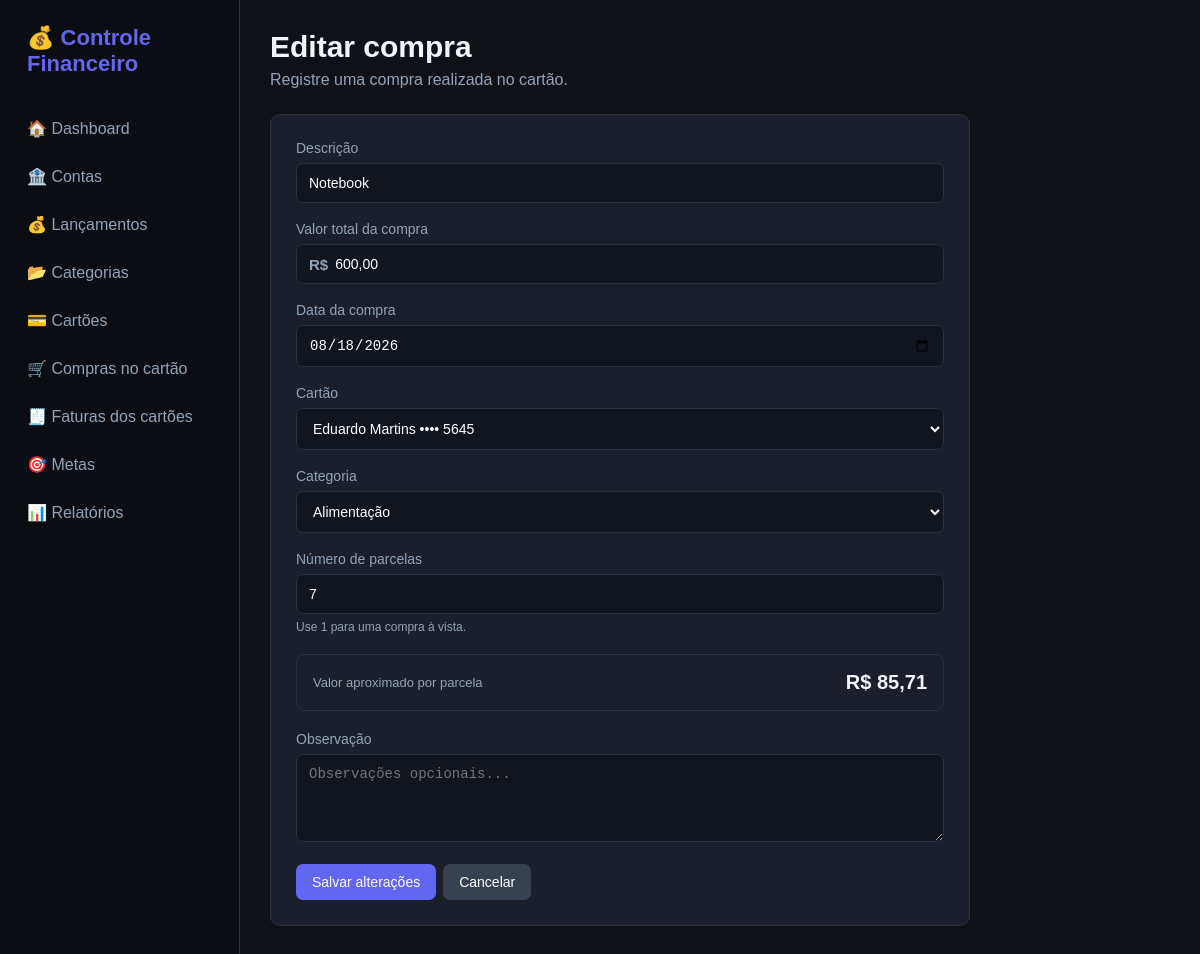
The app's page /compras-cartao/editar/1, older data.
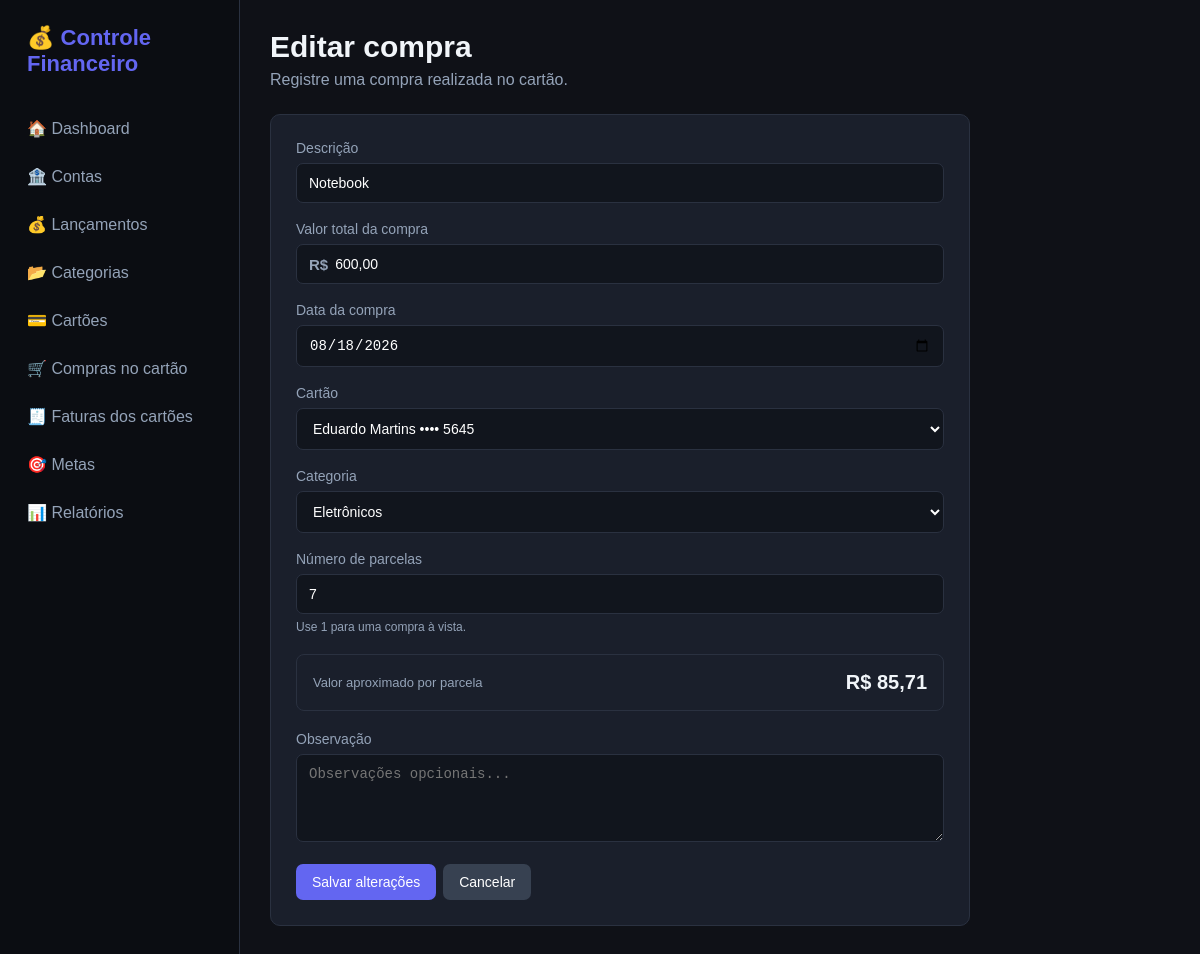
The same page, newer data.
### models/compra_cartao.py (models this page shows, shortened)
class CompraCartao(db.Model):
    __tablename__ = "compras_cartao"
    id = db.Column(
        db.Integer,
        primary_key=True
    )
    descricao = db.Column(
        db.String(200),
        nullable=False
    )
    valor_total = db.Column(
        db.Numeric(12, 2),
        nullable=False
    )
    data_compra = db.Column(
        db.Date,
        nullable=False
    )
    parcelas = db.Column(
        db.Integer,
        nullable=False,
        default=1
    )
    cartao_id = db.Column(
        db.Integer,
        db.ForeignKey("cartoes.id"),
        nullable=False
    )
    categoria_id = db.Column(
        db.Integer,
        db.ForeignKey("categorias.id"),
        nullable=False
    )
    observacao = db.Column(
        db.Text,
        nullable=True
    )
    criado_em = db.Column(
        db.DateTime,
        default=datetime.utcnow
    )
    cartao = db.relationship(
        "Cartao",
        backref="compras"
    )
    categoria = db.relationship(
        "Categoria",
        backref="compras_cartao"
    )
    parcelas_relacionadas = db.relationship(
        "ParcelaCartao",
        back_populates="compra",
        cascade="all, delete-orphan",
        order_by="ParcelaCartao.numero"
    )

### models/categoria.py (models this page shows, shortened)
class Categoria(db.Model):
    __tablename__ = "categorias"
    id = db.Column(
        db.Integer,
        primary_key=True
    )
    nome = db.Column(
        db.String(100),
        nullable=False
    )
    tipo = db.Column(
        db.String(20),
        nullable=False
    )
    ativa = db.Column(
        db.Boolean,
        default=True
    )
    lancamentos = db.relationship(
        "Lancamento",
        back_populates="categoria",
        lazy=True
    )

### models/cartao.py (models this page shows, shortened)
class Cartao(db.Model):
    __tablename__ = "cartoes"
    id = db.Column(
        db.Integer,
        primary_key=True
    )
    nome = db.Column(
        db.String(100),
        nullable=False
    )
    banco = db.Column(
        db.String(100),
        nullable=False
    )
    ultimos_digitos = db.Column(
        db.String(4),
        nullable=True
    )
    limite = db.Column(
        db.Numeric(12, 2),
        nullable=False,
        default=0
    )
    dia_fechamento = db.Column(
        db.Integer,
        nullable=False
    )
    dia_vencimento = db.Column(
        db.Integer,
        nullable=False
    )
    ativo = db.Column(
        db.Boolean,
        nullable=False,
        default=True
    )
    criado_em = db.Column(
        db.DateTime,
        default=datetime.utcnow
    )
    faturas = db.relationship(
        "FaturaCartao",
        back_populates="cartao",
        cascade="all, delete-orphan"
    )

### routes/compras_cartao.py (the view, shortened to what this page needs)
@compras_cartao_bp.route(
    "/editar/<int:id>",
    methods=["GET", "POST"]
)
def editar(id):
    compra = CompraCartao.query.get_or_404(
        id
    )
    erro = None
    cartoes = Cartao.query.filter_by(
        ativo=True
    ).order_by(
        Cartao.nome
    ).all()
    categorias = Categoria.query.filter_by(
        tipo="despesa",
        ativa=True
    ).order_by(
        Categoria.nome
    ).all()
    return render_template(
        "compra_cartao_form.html",
        compra=compra,
        cartoes=cartoes,
        categorias=categorias,
        erro=erro
    )

### app.py (called while the page is built)
def formatar_moeda(valor):
    try:
        valor = float(valor or 0)
    except (TypeError, ValueError):
        valor = 0.0
    negativo = valor < 0
    valor = abs(valor)
    texto = f"{valor:,.2f}"
    texto = texto.replace(",", "X").replace(".", ",").replace("X", ".")
    if negativo:
        texto = "-" + texto
    return texto

### templates/compra_cartao_form.html (shortened to what the changed rows need)
{% extends "base.html" %}
{% block content %}
<div class="page-header">
    <div>
        <h1>
            {% if compra %}
                Editar compra
            {% else %}
                Nova compra
            {% endif %}
        </h1>
    </div>
</div>
<div class="form-container">
    <form method="POST">
        <div class="form-group">
            <label for="descricao">
                Descrição
            </label>
            <input
                type="text"
                id="descricao"
                name="descricao"
                value="{{ compra.descricao if compra else '' }}"
                placeholder="Ex.: Mercado"
                required
            >
        </div>
        <div class="form-group">
            <div class="currency-input">
                <span class="currency-prefix">
                    R$
                </span>
                <input
                    type="text"
                    id="valor_total"
                    name="valor_total"
                    class="currency-field"
                    inputmode="decimal"
                    autocomplete="off"
                    value="{% if compra %}{{ compra.valor_total|moeda }}{% else %}0,00{% endif %}"
                    required
                >
            </div>
        </div>
        <div class="form-group">
            <label for="data_compra">
                Data da compra
            </label>
            <input
                type="date"
                id="data_compra"
                name="data_compra"
                value="{% if compra %}{{ compra.data_compra.strftime('%Y-%m-%d') }}{% endif %}"
                required
            >
        </div>
        <div class="form-group">
            <label for="cartao_id">
                Cartão
            </label>
            <select
                id="cartao_id"
                name="cartao_id"
                required
            >
                {% for cartao in cartoes %}
                <option
                    value="{{ cartao.id }}"
                    {% if compra and compra.cartao_id == cartao.id %}
                        selected
                    {% endif %}
                >
                    {{ cartao.nome }}
                    {% if cartao.ultimos_digitos %}
                        •••• {{ cartao.ultimos_digitos }}
                    {% endif %}
                </option>
                {% endfor %}
            </select>
        </div>
        <div class="form-group">
            <label for="categoria_id">
                Categoria
            </label>
            <select
                id="categoria_id"
                name="categoria_id"
                required
            >
                {% for categoria in categorias %}
                <option
                    value="{{ categoria.id }}"
                    {% if compra and compra.categoria_id == categoria.id %}
                        selected
                    {% endif %}
                >
                    {{ categoria.nome }}
                </option>
                {% endfor %}
            </select>
        </div>
        <div class="form-group">
            <label for="parcelas">
                Número de parcelas
            </label>
            <input
                type="number"
                id="parcelas"
                name="parcelas"
                min="1"
                max="120"
                value="{{ compra.parcelas if compra else 1 }}"
                required
            >
            <small class="field-help">
                Use 1 para uma compra à vista.
            </small>
        </div>
    </form>
</div>
{% endblock %}

Row changes from the older to the newer data that the page shows:
changed CompraCartao "Notebook": categoria_id "Alimentação" → "Eletrônicos"
